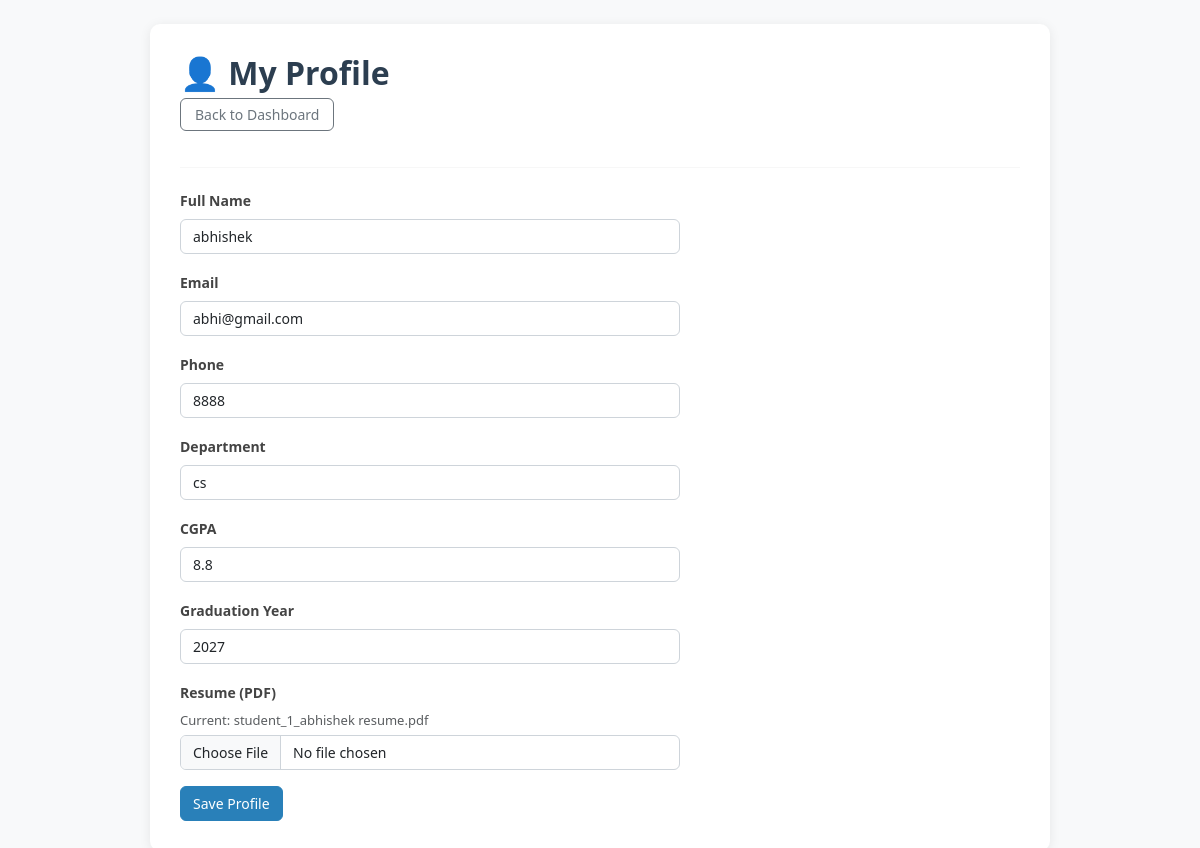
Page /student/account (signed in) on the committed database.
### app.py (models this page shows)
class Student(db.Model):
    id              = db.Column(db.Integer, primary_key=True)
    username        = db.Column(db.String(100), unique=True, nullable=False)
    password        = db.Column(db.String(200), nullable=False)
    email           = db.Column(db.String(100), unique=True, nullable=False)
    full_name       = db.Column(db.String(100), nullable=False)
    phone           = db.Column(db.String(20))
    department      = db.Column(db.String(100))
    cgpa            = db.Column(db.Float)
    graduation_year = db.Column(db.Integer)
    resume_file     = db.Column(db.String(200))
    is_active       = db.Column(db.Boolean, default=True)
    applications    = db.relationship('Application', backref='student', lazy=True)

### app.py (the view, shortened to what this page needs)
@app.route('/student/account', methods=['GET', 'POST'])
@student_required
def profile_student():
    s = db.session.get(Student, session['sid'])
    return render_template('students/profile.html', student=s)

### app.py (called while the page is built)
def student_required(f):
    from functools import wraps
    @wraps(f)
    def wrapper(*args, **kwargs):
        if 'sid' not in session:
            flash("Please login first.", "warning")
            return redirect(url_for('login_student'))
        return f(*args, **kwargs)
    return wrapper

### templates/students/profile.html
{% extends "base.html" %}
{% block body %}
<h2>👤 My Profile</h2>
<a href="{{ url_for('dashboard_student') }}" class="btn btn-outline-secondary btn-sm mb-3">Back to Dashboard</a>
<hr>
<form method="POST" enctype="multipart/form-data" style="max-width: 500px;">
    <div class="mb-3">
        <label class="form-label">Full Name</label>
        <input type="text" name="full_name" class="form-control" value="{{ student.full_name }}">
    </div>
    <div class="mb-3">
        <label class="form-label">Email</label>
        <input type="email" name="email" class="form-control" value="{{ student.email }}">
    </div>
    <div class="mb-3">
        <label class="form-label">Phone</label>
        <input type="text" name="phone" class="form-control" value="{{ student.phone or '' }}">
    </div>
    <div class="mb-3">
        <label class="form-label">Department</label>
        <input type="text" name="department" class="form-control" value="{{ student.department or '' }}">
    </div>
    <div class="mb-3">
        <label class="form-label">CGPA</label>
        <input type="number" step="0.01" name="cgpa" class="form-control" value="{{ student.cgpa or '' }}">
    </div>
    <div class="mb-3">
        <label class="form-label">Graduation Year</label>
        <input type="number" name="graduation_year" class="form-control" value="{{ student.graduation_year or '' }}">
    </div>
    <div class="mb-3">
        <label class="form-label">Resume (PDF)</label>
        {% if student.resume_file %}
            <p class="text-muted mb-1"><small>Current: {{ student.resume_file }}</small></p>
        {% endif %}
        <input type="file" name="resume" class="form-control" accept=".pdf">
    </div>
    <button type="submit" class="btn btn-primary">Save Profile</button>
</form>
{% endblock body %}

### static/style.css (style rules this page uses)
body { background-color: #f4f6f9; font-family: 'Segoe UI', Arial, sans-serif; color: #333; }
h2 { font-weight: 700; color: #2c3e50; margin-bottom: 6px; }
hr { border-color: #e0e0e0; margin: 20px 0; }
.btn-sm { border-radius: 20px; padding: 5px 14px; font-size: 13px; }
.form-control, .form-select { border-radius: 6px; border: 1px solid #ced4da; font-size: 14px; }
.form-label { font-weight: 600; font-size: 14px; color: #444; }
.btn { border-radius: 6px; font-size: 14px; font-weight: 500; }
.btn-primary { background-color: #2980b9; border-color: #2980b9; }
.text-muted { font-size: 13px; }
small { font-size: 13px; }

### rows in the picture
Student: full_name "abhishek", email "abhi@gmail.com", phone "8888", department "cs", cgpa "8.8", graduation_year "2027", resume_file "student_1_abhishek resume.pdf"
